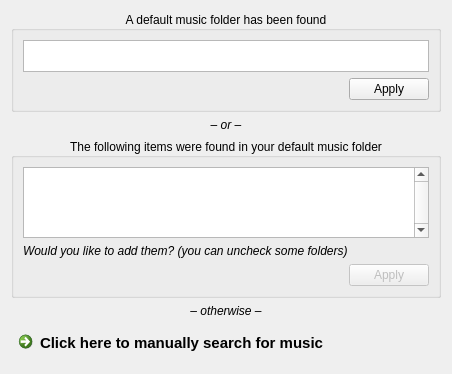
<?xml version="1.0" encoding="UTF-8"?>
<ui version="4.0">
 <class>QuickStart</class>
 <widget class="QWidget" name="QuickStart">
  <property name="geometry">
   <rect>
    <x>0</x>
    <y>0</y>
    <width>452</width>
    <height>374</height>
   </rect>
  </property>
  <property name="sizePolicy">
   <sizepolicy hsizetype="Preferred" vsizetype="Expanding">
    <horstretch>0</horstretch>
    <verstretch>0</verstretch>
   </sizepolicy>
  </property>
  <property name="windowTitle">
   <string notr="true"/>
  </property>
  <property name="autoFillBackground">
   <bool>true</bool>
  </property>
  <layout class="QVBoxLayout" name="verticalLayout">
   <item>
    <widget class="QGroupBox" name="defaultFolderGroupBox">
     <property name="sizePolicy">
      <sizepolicy hsizetype="Preferred" vsizetype="Fixed">
       <horstretch>0</horstretch>
       <verstretch>0</verstretch>
      </sizepolicy>
     </property>
     <property name="title">
      <string>A default music folder has been found</string>
     </property>
     <property name="alignment">
      <set>Qt::AlignCenter</set>
     </property>
     <property name="flat">
      <bool>true</bool>
     </property>
     <layout class="QVBoxLayout" name="verticalLayout_2">
      <item>
       <widget class="QTableWidget" name="defaultFolderTableWidget">
        <property name="maximumSize">
         <size>
          <width>16777215</width>
          <height>32</height>
         </size>
        </property>
        <property name="verticalScrollBarPolicy">
         <enum>Qt::ScrollBarAlwaysOff</enum>
        </property>
        <property name="horizontalScrollBarPolicy">
         <enum>Qt::ScrollBarAlwaysOff</enum>
        </property>
        <property name="sizeAdjustPolicy">
         <enum>QAbstractScrollArea::AdjustToContents</enum>
        </property>
        <property name="editTriggers">
         <set>QAbstractItemView::NoEditTriggers</set>
        </property>
        <property name="selectionMode">
         <enum>QAbstractItemView::NoSelection</enum>
        </property>
        <property name="showGrid">
         <bool>false</bool>
        </property>
        <property name="cornerButtonEnabled">
         <bool>false</bool>
        </property>
        <attribute name="horizontalHeaderVisible">
         <bool>false</bool>
        </attribute>
        <attribute name="horizontalHeaderHighlightSections">
         <bool>false</bool>
        </attribute>
        <attribute name="verticalHeaderVisible">
         <bool>false</bool>
        </attribute>
        <attribute name="verticalHeaderHighlightSections">
         <bool>false</bool>
        </attribute>
        <column>
         <property name="text">
          <string notr="true"/>
         </property>
        </column>
        <column>
         <property name="text">
          <string notr="true"/>
         </property>
        </column>
        <column>
         <property name="text">
          <string notr="true"/>
         </property>
        </column>
       </widget>
      </item>
      <item>
       <widget class="QDialogButtonBox" name="defaultFolderApplyButton">
        <property name="standardButtons">
         <set>QDialogButtonBox::Apply</set>
        </property>
       </widget>
      </item>
     </layout>
    </widget>
   </item>
   <item>
    <widget class="QLabel" name="orLabel">
     <property name="sizePolicy">
      <sizepolicy hsizetype="Preferred" vsizetype="Fixed">
       <horstretch>0</horstretch>
       <verstretch>0</verstretch>
      </sizepolicy>
     </property>
     <property name="font">
      <font>
       <italic>true</italic>
      </font>
     </property>
     <property name="text">
      <string>– or –</string>
     </property>
     <property name="alignment">
      <set>Qt::AlignCenter</set>
     </property>
    </widget>
   </item>
   <item>
    <widget class="QGroupBox" name="quickStartGroupBox">
     <property name="sizePolicy">
      <sizepolicy hsizetype="Preferred" vsizetype="Expanding">
       <horstretch>0</horstretch>
       <verstretch>4</verstretch>
      </sizepolicy>
     </property>
     <property name="title">
      <string>The following items were found in your default music folder</string>
     </property>
     <property name="alignment">
      <set>Qt::AlignCenter</set>
     </property>
     <property name="flat">
      <bool>true</bool>
     </property>
     <layout class="QVBoxLayout" name="verticalLayout_5">
      <item>
       <widget class="QTableWidget" name="quickStartTableWidget">
        <property name="verticalScrollBarPolicy">
         <enum>Qt::ScrollBarAlwaysOn</enum>
        </property>
        <property name="horizontalScrollBarPolicy">
         <enum>Qt::ScrollBarAlwaysOff</enum>
        </property>
        <property name="sizeAdjustPolicy">
         <enum>QAbstractScrollArea::AdjustToContentsOnFirstShow</enum>
        </property>
        <property name="editTriggers">
         <set>QAbstractItemView::NoEditTriggers</set>
        </property>
        <property name="selectionMode">
         <enum>QAbstractItemView::NoSelection</enum>
        </property>
        <property name="showGrid">
         <bool>false</bool>
        </property>
        <property name="cornerButtonEnabled">
         <bool>false</bool>
        </property>
        <attribute name="horizontalHeaderVisible">
         <bool>false</bool>
        </attribute>
        <attribute name="horizontalHeaderHighlightSections">
         <bool>false</bool>
        </attribute>
        <attribute name="verticalHeaderVisible">
         <bool>false</bool>
        </attribute>
        <attribute name="verticalHeaderHighlightSections">
         <bool>false</bool>
        </attribute>
        <column>
         <property name="text">
          <string/>
         </property>
        </column>
        <column>
         <property name="text">
          <string/>
         </property>
        </column>
        <column>
         <property name="text">
          <string/>
         </property>
        </column>
       </widget>
      </item>
      <item>
       <widget class="QLabel" name="quickStartLabel">
        <property name="sizePolicy">
         <sizepolicy hsizetype="Preferred" vsizetype="Fixed">
          <horstretch>0</horstretch>
          <verstretch>0</verstretch>
         </sizepolicy>
        </property>
        <property name="font">
         <font>
          <italic>true</italic>
         </font>
        </property>
        <property name="text">
         <string>Would you like to add them? (you can uncheck some folders)</string>
        </property>
       </widget>
      </item>
      <item>
       <widget class="QDialogButtonBox" name="quickStartApplyButton">
        <property name="enabled">
         <bool>false</bool>
        </property>
        <property name="standardButtons">
         <set>QDialogButtonBox::Apply</set>
        </property>
       </widget>
      </item>
     </layout>
    </widget>
   </item>
   <item>
    <widget class="QLabel" name="otherwiseLabel">
     <property name="sizePolicy">
      <sizepolicy hsizetype="Preferred" vsizetype="Fixed">
       <horstretch>0</horstretch>
       <verstretch>0</verstretch>
      </sizepolicy>
     </property>
     <property name="font">
      <font>
       <italic>true</italic>
      </font>
     </property>
     <property name="text">
      <string>– otherwise –</string>
     </property>
     <property name="alignment">
      <set>Qt::AlignCenter</set>
     </property>
    </widget>
   </item>
   <item>
    <widget class="QCommandLinkButton" name="commandLinkButtonLibrary">
     <property name="font">
      <font>
       <family>Segoe UI</family>
       <pointsize>11</pointsize>
      </font>
     </property>
     <property name="text">
      <string>Click here to manually search for music</string>
     </property>
    </widget>
   </item>
   <item>
    <spacer name="verticalSpacer">
     <property name="orientation">
      <enum>Qt::Vertical</enum>
     </property>
     <property name="sizeHint" stdset="0">
      <size>
       <width>1</width>
       <height>1</height>
      </size>
     </property>
    </spacer>
   </item>
  </layout>
 </widget>
 <resources/>
 <connections/>
</ui>
